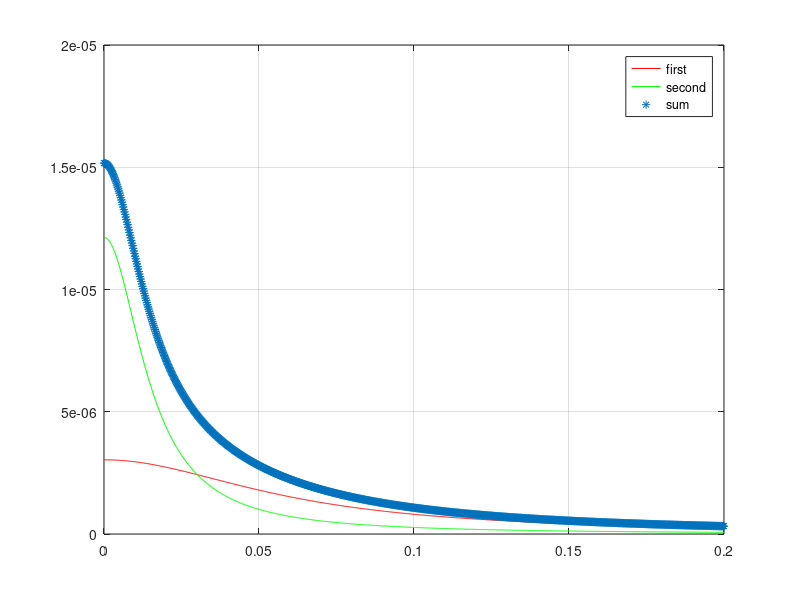
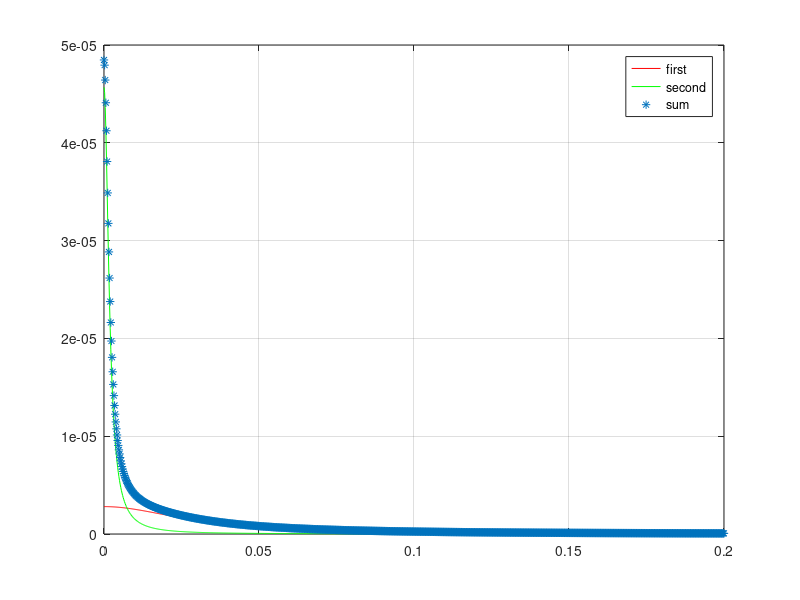
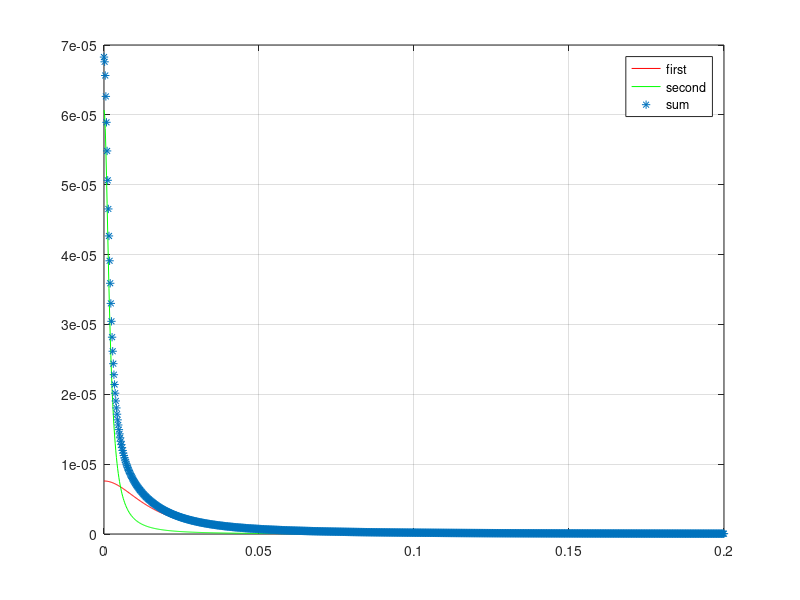
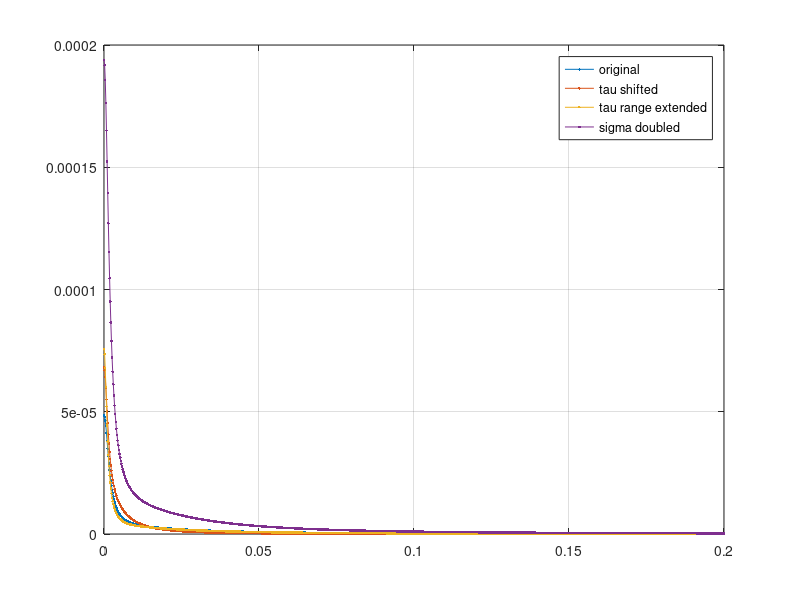

Source code (MATLAB) for these figures, in order:
close all
clear all

% Orignal parameters
imu_params.Accelerometer.tau1 = [5, 10, 20];
imu_params.Accelerometer.tau2 = [20, 163, 160];
imu_params.Accelerometer.sigma = [4.68e-4,3.18e-4,3.7e-4];
imu_params.Accelerometer.BiasInstability = [6.43e-4, 3.65e-4, 4.819e-4];
imu_params.Accelerometer.NoiseDensity = [0, 0, 0];
imu_params.Accelerometer.RandomWalk = [0,0,0];
fmax = 0.2

% Understand how sum of two AR(1) process 
% create a power spectral density
T_c_1 = imu_params.Accelerometer.tau1./1.89;
T_c_2 = imu_params.Accelerometer.tau2./1.89;
Q1 = zeros(3,1);
Q2 = zeros(3,2);
f = linspace(0,fmax,1000);

for i = 1:3
    Q1(i) = imu_params.Accelerometer.sigma(i)/(0.437*sqrt(T_c_1(i)));
    Q2(i) = imu_params.Accelerometer.sigma(i)/(0.437*sqrt(T_c_2(i)));
    
    power_spectral_density1 = ((Q1(i)*T_c_1(i))^2)./(1 + (2*pi*f*T_c_1(i)).^2);
    power_spectral_density2 = ((Q2(i)*T_c_2(i))^2)./(1 + (2*pi*f*T_c_2(i)).^2);
    figure();
    plot(f, power_spectral_density1, 'r');
    hold on
    plot(f, power_spectral_density2, 'g');
    hold on
    plot(f, power_spectral_density1 + power_spectral_density2,'*');
    grid on
    legend('first', 'second', 'sum');
end

% Effect of changing tau and sigma on power spectral density parameters
% case1: tau original taken from vn100 y axis accelerometer
% case2: tau1 shifted by 40 cluster times.
% case3: tau range extended by 100 cluster times
% case4: sigma doubled
imu_params.Accelerometer.tau1 = [10, 40, 10, 10];
imu_params.Accelerometer.tau2 = [163, 203, 260, 163];
imu_params.Accelerometer.sigma = [3.18e-4,3.18e-4,3.18e-4,2*3.18e-4];
imu_params.Accelerometer.BiasInstability = [6.43e-4, 3.65e-4, 4.819e-4];
imu_params.Accelerometer.NoiseDensity = [0, 0, 0];
imu_params.Accelerometer.RandomWalk = [0,0,0];


T_c_1 = imu_params.Accelerometer.tau1./1.89;
T_c_2 = imu_params.Accelerometer.tau2./1.89;
Q1 = zeros(3,1);
Q2 = zeros(3,2);
f = linspace(0,fmax,1000);
figure()
for i = 1:4
    Q1(i) = imu_params.Accelerometer.sigma(i)/(0.437*sqrt(T_c_1(i)));
    Q2(i) = imu_params.Accelerometer.sigma(i)/(0.437*sqrt(T_c_2(i)));
    
    power_spectral_density1 = ((Q1(i)*T_c_1(i))^2)./(1 + (2*pi*f*T_c_1(i)).^2);
    power_spectral_density2 = ((Q2(i)*T_c_2(i))^2)./(1 + (2*pi*f*T_c_2(i)).^2);
    plot(f, power_spectral_density1 + power_spectral_density2,'.-');
    hold on
    grid on 
end
legend('original', 'tau shifted', 'tau range extended', 'sigma doubled');
